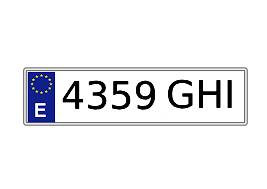
#> input picture temp_image.png, 267 x 189 px
$ python -i image_reading.py   (imports and definitions only)
#> lines starting #> are read from the running program, lines starting #| are printed output that depends on the picture; after the words box and inside, x2 and y2 are one past the last pixel; in counts of white or black regions, pixels touching at a corner belong together
import cv2
import pytesseract
import re

def extract_plate_text(image_path):
    # Cargar la imagen
#> called with image_path = 'temp_image.png'
    image = cv2.imread(image_path)
#> image is the input picture: shape (189, 267, 3); mean B, G, R 239.8, 237.4, 237.2

    # Convertir a escala de grises
    gray = cv2.cvtColor(image, cv2.COLOR_BGR2GRAY)
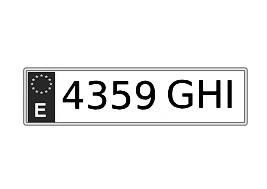
#> gray: shape (189, 267); min 0, max 255, mean 237.6

    # Aplicar un filtro de desenfoque
    blur = cv2.GaussianBlur(gray, (5, 5), 0)
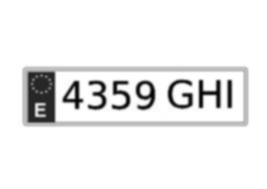
#> blur: shape (189, 267); min 2, max 255, mean 237.6

    # Detección de bordes con Canny
    edges = cv2.Canny(blur, 50, 150)
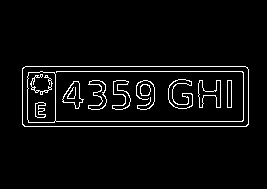
#> edges: shape (189, 267); 4.5% white in thin lines or dots, all inside (x1, y1, x2, y2) = (22, 66, 249, 127)

    # Encontrar contornos
    contours, _ = cv2.findContours(edges, cv2.RETR_TREE, cv2.CHAIN_APPROX_SIMPLE)
#> contours = 33 contours, 12 with area under 20; largest, box (x1, y1, x2, y2) and area: (22, 66, 249, 127) 13549, (22, 66, 249, 127) 13542, (27, 71, 244, 123) 1396, (27, 71, 56, 123) 1390, (62, 81, 84, 109) 298

    # Filtrar contornos por área
    contours = [c for c in contours if cv2.contourArea(c) > 1000]
#> contours = 4 contours; box (x1, y1, x2, y2) and area: (22, 66, 249, 127) 13549, (22, 66, 249, 127) 13542, (27, 71, 244, 123) 1396, (27, 71, 56, 123) 1390

    # Extraer texto de la imagen usando pytesseract
#> (the run stopped early here; a loop or call above may not have finished)
